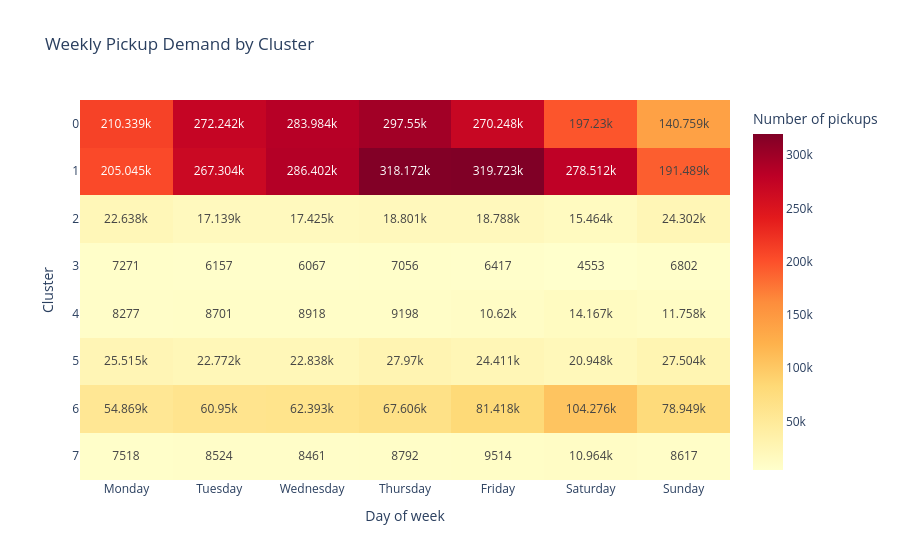

Here is the notebook cell this chart was saved with:
### Code cell
# Visualisation du nombre de prises en charge par jour et par cluster
# à l'aide d'une heatmap

fig = px.imshow(
    demand_by_cluster,
    labels={
        "x": "Day of week",
        "y": "Cluster",
        "color": "Number of pickups"
    },
    x=demand_by_cluster.columns,
    y=demand_by_cluster.index,
    color_continuous_scale="YlOrRd",
    text_auto=True,
    aspect="auto",
    title="Weekly Pickup Demand by Cluster"
)

fig.show()

### Figure 1 — Plotly figure (JSON) as saved in the notebook; plotly's stock layout.template omitted (floating-point values rounded to 4 significant figures)
{"data": [{"coloraxis": "coloraxis", "hovertemplate": "Day of week: %{x}<br>Cluster: %{y}<br>Number of pickups: %{z}<extra></extra>", "name": "0", "texttemplate": "%{z}", "type": "heatmap", "x": ["Monday", "Tuesday", "Wednesday", "Thursday", "Friday", "Saturday", "Sunday"], "xaxis": "x", "y": [0, 1, 2, 3, 4, 5, 6, 7], "yaxis": "y", "z": [[210339, 272242, 283984, 297550, 270248, 197230, 140759], [205045, 267304, 286402, 318172, 319723, 278512, 191489], [22638, 17139, 17425, 18801, 18788, 15464, 24302], [7271, 6157, 6067, 7056, 6417, 4553, 6802], [8277, 8701, 8918, 9198, 10620, 14167, 11758], [25515, 22772, 22838, 27970, 24411, 20948, 27504], [54869, 60950, 62393, 67606, 81418, 104276, 78949], [7518, 8524, 8461, 8792, 9514, 10964, 8617]]}], "layout": {"coloraxis": {"autocolorscale": false, "colorbar": {"title": {"text": "Number of pickups"}}, "colorscale": [[0, "rgb(255,255,204)"], [0.125, "rgb(255,237,160)"], [0.25, "rgb(254,217,118)"], [0.375, "rgb(254,178,76)"], [0.5, "rgb(253,141,60)"], [0.625, "rgb(252,78,42)"], [0.75, "rgb(227,26,28)"], [0.875, "rgb(189,0,38)"], [1, "rgb(128,0,38)"]]}, "title": {"text": "Weekly Pickup Demand by Cluster"}, "xaxis": {"anchor": "y", "domain": [0, 1], "title": {"text": "Day of week"}}, "yaxis": {"anchor": "x", "autorange": "reversed", "domain": [0, 1], "title": {"text": "Cluster"}}}}
